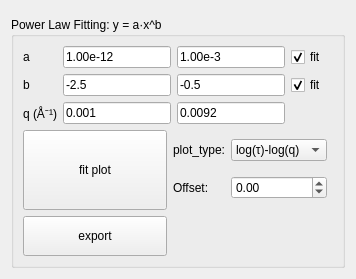
       <widget class="QWidget" name="tab_7">
        <attribute name="title">
         <string>Diffusion</string>
        </attribute>
        <layout class="QGridLayout" name="gridLayout_22">
         <item row="0" column="0">
          <widget class="MplCanvasBarV" name="mp_tauq" native="true">
           <property name="sizePolicy">
            <sizepolicy hsizetype="Preferred" vsizetype="Expanding">
             <horstretch>0</horstretch>
             <verstretch>0</verstretch>
            </sizepolicy>
           </property>
          </widget>
         </item>
         <item row="0" column="1">
          <widget class="MplCanvasBarV" name="mp_tauq_pre" native="true">
           <property name="sizePolicy">
            <sizepolicy hsizetype="Preferred" vsizetype="Expanding">
             <horstretch>0</horstretch>
             <verstretch>0</verstretch>
            </sizepolicy>
           </property>
          </widget>
         </item>
         <item row="1" column="0" colspan="2">
          <widget class="QGroupBox" name="groupBox_5">
           <property name="sizePolicy">
            <sizepolicy hsizetype="Expanding" vsizetype="Preferred">
             <horstretch>0</horstretch>
             <verstretch>0</verstretch>
            </sizepolicy>
           </property>
           <property name="minimumSize">
            <size>
             <width>0</width>
             <height>0</height>
            </size>
           </property>
           <property name="maximumSize">
            <size>
             <width>16777215</width>
             <height>65536</height>
            </size>
           </property>
           <property name="title">
            <string>Power Law Fitting: y = a·x^b</string>
           </property>
           <layout class="QGridLayout" name="gridLayout_39">
            <item row="0" column="0">
             <layout class="QGridLayout" name="gridLayout_38">
              <item row="1" column="1">
               <layout class="QGridLayout" name="gridLayout_15">
                <item row="0" column="0">
                 <widget class="QLabel" name="label_15">
                  <property name="text">
                   <string>plot_type:</string>
                  </property>
                 </widget>
                </item>
                <item row="0" column="1">
                 <widget class="QComboBox" name="cb_tauq_type">
                  <property name="currentIndex">
                   <number>3</number>
                  </property>
                  <item>
                   <property name="text">
                    <string>t-q</string>
                   </property>
                  </item>
                  <item>
                   <property name="text">
                    <string>τ-log(q)</string>
                   </property>
                  </item>
                  <item>
                   <property name="text">
                    <string>log(τ)-q</string>
                   </property>
                  </item>
                  <item>
                   <property name="text">
                    <string>log(τ)-log(q)</string>
                   </property>
                  </item>
                 </widget>
                </item>
                <item row="1" column="0">
                 <widget class="QLabel" name="label_18">
                  <property name="text">
                   <string>Offset:</string>
                  </property>
                 </widget>
                </item>
                <item row="1" column="1">
                 <widget class="QDoubleSpinBox" name="sb_tauq_offset">
                  <property name="minimum">
                   <double>-2.000000000000000</double>
                  </property>
                  <property name="maximum">
                   <double>2.000000000000000</double>
                  </property>
                  <property name="singleStep">
                   <double>0.200000000000000</double>
                  </property>
                  <property name="value">
                   <double>0.000000000000000</double>
                  </property>
                 </widget>
                </item>
               </layout>
              </item>
              <item row="0" column="0" colspan="2">
               <layout class="QGridLayout" name="gridLayout_21">
                <item row="0" column="2">
                 <widget class="QLineEdit" name="tauq_amax">
                  <property name="text">
                   <string>1.00e-3</string>
                  </property>
                  <property name="placeholderText">
                   <string>max</string>
                  </property>
                 </widget>
                </item>
                <item row="2" column="2">
                 <widget class="QLineEdit" name="tauq_qmax">
                  <property name="text">
                   <string>0.0092</string>
                  </property>
                  <property name="placeholderText">
                   <string>max</string>
                  </property>
                 </widget>
                </item>
                <item row="1" column="3">
                 <widget class="QCheckBox" name="tauq_bfit">
                  <property name="text">
                   <string>fit</string>
                  </property>
                  <property name="checked">
                   <bool>true</bool>
                  </property>
                 </widget>
                </item>
                <item row="0" column="0">
                 <widget class="QLabel" name="label_44">
                  <property name="text">
                   <string>a</string>
                  </property>
                 </widget>
                </item>
                <item row="1" column="1">
                 <widget class="QLineEdit" name="tauq_bmin">
                  <property name="text">
                   <string>-2.5</string>
                  </property>
                  <property name="placeholderText">
                   <string>min</string>
                  </property>
                 </widget>
                </item>
                <item row="1" column="0">
                 <widget class="QLabel" name="label_42">
                  <property name="text">
                   <string>b</string>
                  </property>
                 </widget>
                </item>
                <item row="0" column="1">
                 <widget class="QLineEdit" name="tauq_amin">
                  <property name="text">
                   <string>1.00e-12</string>
                  </property>
                  <property name="placeholderText">
                   <string>min</string>
                  </property>
                 </widget>
                </item>
                <item row="0" column="3">
                 <widget class="QCheckBox" name="tauq_afit">
                  <property name="text">
                   <string>fit</string>
                  </property>
                  <property name="checked">
                   <bool>true</bool>
                  </property>
                 </widget>
                </item>
                <item row="1" column="2">
                 <widget class="QLineEdit" name="tauq_bmax">
                  <property name="text">
                   <string>-0.5</string>
                  </property>
                  <property name="placeholderText">
                   <string>max</string>
                  </property>
                 </widget>
                </item>
                <item row="2" column="1">
                 <widget class="QLineEdit" name="tauq_qmin">
                  <property name="text">
                   <string>0.001</string>
                  </property>
                  <property name="placeholderText">
                   <string>min</string>
                  </property>
                 </widget>
                </item>
                <item row="2" column="0">
                 <widget class="QLabel" name="label_43">
                  <property name="text">
                   <string>q (Å⁻¹)</string>
                  </property>
                 </widget>
                </item>
               </layout>
              </item>
              <item row="1" column="0">
               <widget class="QPushButton" name="pushButton_8">
                <property name="minimumSize">
                 <size>
                  <width>120</width>
                  <height>80</height>
                 </size>
                </property>
                <property name="text">
                 <string>fit plot</string>
                </property>
               </widget>
              </item>
              <item row="2" column="0">
               <widget class="QPushButton" name="btn_export_diffusion">
                <property name="minimumSize">
                 <size>
                  <width>120</width>
                  <height>40</height>
                 </size>
                </property>
                <property name="text">
                 <string>export</string>
                </property>
                <property name="toolTip">
                 <string>Export power law fitting results to text files</string>
                </property>
               </widget>
              </item>
             </layout>
            </item>
            <item row="0" column="1">
             <widget class="DataTreeWidget" name="tauq_msg" native="true"/>
            </item>
           </layout>
          </widget>
         </item>
        </layout>
       </widget>
